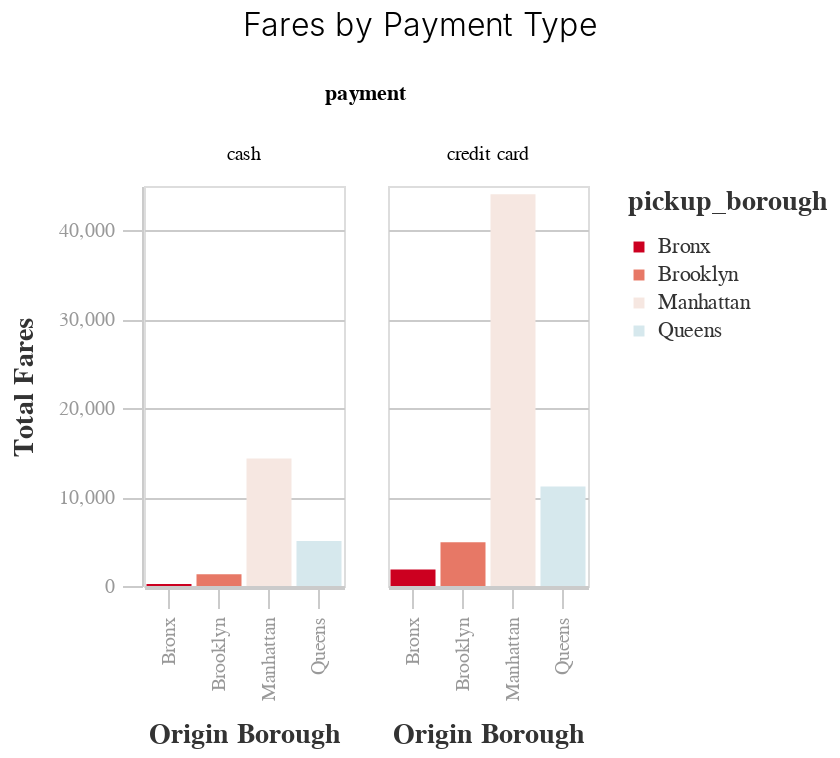

The notebook cell saved with this chart:
### Code cell
alt.themes.enable("fivethirtyeight")

chart = (alt.Chart(df2)
         .mark_bar()
         .encode(
             x=alt.X("pickup_borough:N", title="Origin Borough"),
             y=alt.Y("sum(fare):Q", title="Total Fares"),
             column = "payment:N",
             color = alt.Color("pickup_borough:N", 
                              scale=alt.Scale(
                                  range=shared_utils.altair_utils.FIVETHIRTYEIGHT_DIVERGING_COLORS
                              )
                              )
         )
)

chart = shared_utils.altair_utils.preset_chart_config(chart)

# Add further tweaks to configuration after
chart = (chart
         .properties(width = 100, height = 200, 
                     title="Fares by Payment Type")
        )
chart.save("../example_report/altair_chart.png")
chart

### Figure 1 — Vega-Lite specification as saved in the notebook (floating-point values rounded to 4 significant figures)
{"usermeta": {"embedOptions": {"theme": "fivethirtyeight"}}, "config": {"view": {"continuousWidth": 400, "continuousHeight": 300}, "axis": {"domainColor": "#cbcbcb", "grid": true, "gridColor": "#cbcbcb", "gridWidth": 1, "labelColor": "#999", "labelFont": "Arial", "labelFontSize": 10, "labelPadding": 4, "tickColor": "#cbcbcb", "tickSize": 10, "titleColor": "#333", "titleFont": "Arial", "titleFontSize": 14, "titlePadding": 10}, "axisBand": {"grid": false}, "background": "white", "font": "Arial", "header": {"labelFont": "Arial", "titleFont": "Arial"}, "legend": {"labelColor": "#333", "labelFont": "Arial", "labelFontSize": 11, "padding": 1, "symbolSize": 30, "symbolType": "square", "titleColor": "#333", "titleFont": "Arial", "titleFontSize": 14, "titlePadding": 10}, "title": {"anchor": "middle", "font": "Arial", "fontSize": 16, "fontWeight": 300, "offset": 20}}, "data": {"name": "data-124f9f2a49b27d5fc68dcd0d3eeb67a5"}, "mark": "bar", "encoding": {"color": {"type": "nominal", "field": "pickup_borough", "scale": {"range": ["#cc0020", "#e77866", "#f6e7e1", "#d6e8ed", "#91bfd9", "#1d78b5"]}}, "column": {"type": "nominal", "field": "payment"}, "x": {"type": "nominal", "field": "pickup_borough", "title": "Origin Borough"}, "y": {"type": "quantitative", "aggregate": "sum", "field": "fare", "title": "Total Fares"}}, "height": 200, "title": "Fares by Payment Type", "width": 100, "$schema": "https://vega.github.io/schema/vega-lite/v4.8.1.json", "datasets": {"data-124f9f2a49b27d5fc68dcd0d3eeb67a5": [{"pickup_borough": "Manhattan", "payment": "credit card", "fare": 44070.0, "passengers": 6016, "distance": 2.461, "dropoff_zone": 140, "pickup_zone": 60}, {"pickup_borough": "Manhattan", "payment": "cash", "fare": 14350.0, "passengers": 2199, "distance": 2.052, "dropoff_zone": 110, "pickup_zone": 63}, {"pickup_borough": "Queens", "payment": "cash", "fare": 5072.0, "passengers": 420, "distance": 5.279, "dropoff_zone": 87, "pickup_zone": 24}, {"pickup_borough": "Queens", "payment": "credit card", "fare": 11200.0, "passengers": 574, "distance": 9.036, "dropoff_zone": 130, "pickup_zone": 46}, {"pickup_borough": "Bronx", "payment": "credit card", "fare": 1843.0, "passengers": 80, "distance": 6.945, "dropoff_zone": 49, "pickup_zone": 33}, {"pickup_borough": "Brooklyn", "payment": "credit card", "fare": 4926.0, "passengers": 349, "distance": 4.891, "dropoff_zone": 99, "pickup_zone": 48}, {"pickup_borough": "Brooklyn", "payment": "cash", "fare": 1321.0, "passengers": 150, "distance": 2.323, "dropoff_zone": 49, "pickup_zone": 28}, {"pickup_borough": "Bronx", "payment": "cash", "fare": 236.0, "passengers": 38, "distance": 2.118, "dropoff_zone": 14, "pickup_zone": 15}]}}
